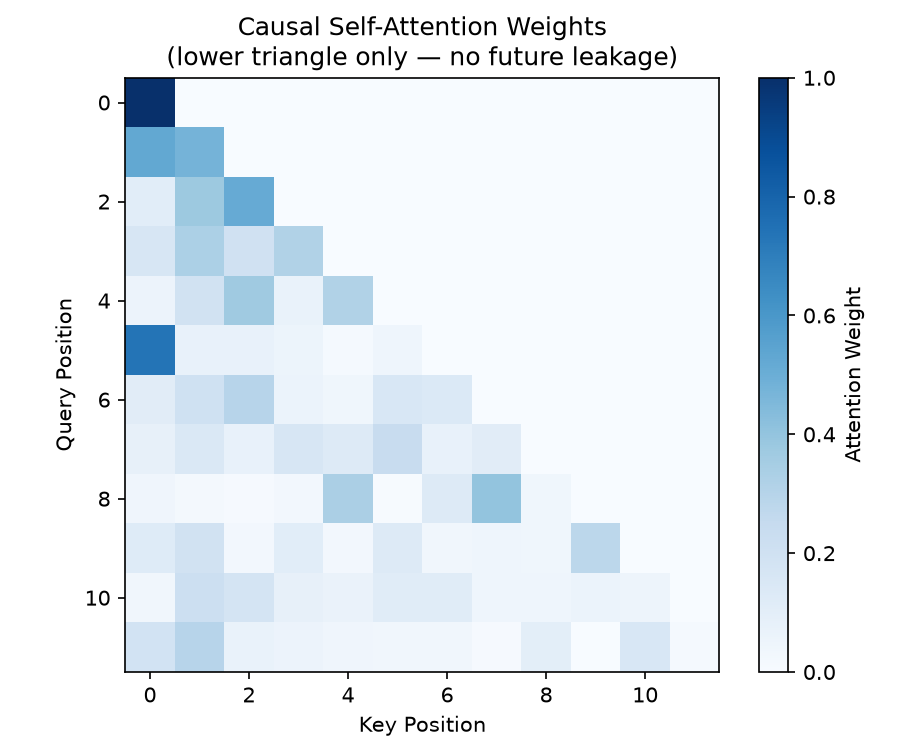

The Python source for this figure:
import torch
import matplotlib.pyplot as plt
from pathlib import Path
from therapml.attention import causal_self_attention

torch.manual_seed(42)

seq, d_in, d_k, d_v = 12, 32, 16, 24

x = torch.randn(1, seq, d_in)
wq = torch.randn(d_k, d_in) / d_in**0.5
wk = torch.randn(d_k, d_in) / d_in**0.5
wv = torch.randn(d_v, d_in) / d_in**0.5

# Call causal_self_attention
attn_weights = causal_self_attention(wq, wk, wv, x, return_attn_weights=True)
attn_matrix = attn_weights[0].detach()

fig, ax = plt.subplots(figsize=(6, 5))
im = ax.imshow(attn_matrix, cmap="Blues", vmin=0, vmax=1)
fig.colorbar(im, ax=ax, label="Attention Weight")
ax.set_title("Causal Self-Attention Weights\n(lower triangle only — no future leakage)")
ax.set_xlabel("Key Position")
ax.set_ylabel("Query Position")
fig.tight_layout()
fig.savefig(Path(__file__).parent / "causal_attention_heatmap.png", dpi=150)
plt.close(fig)
print("Saved → therapml/deliverables/causal_attention_heatmap.png")
